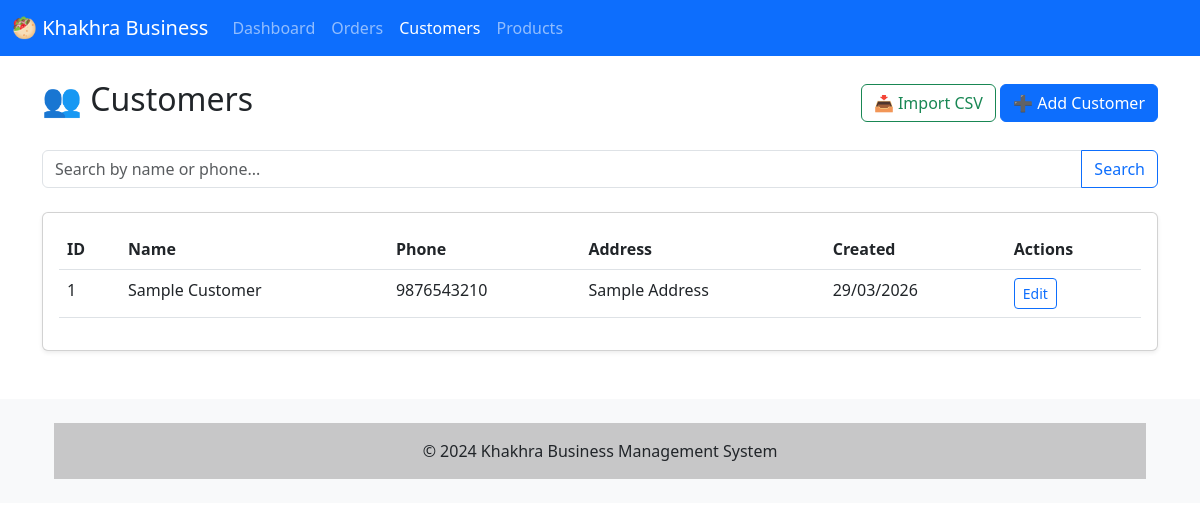
The app's page /customers/ with its own data.
### models.py (models this page shows, shortened)
class Customer(db.Model):
    __tablename__ = 'customers'
    id = db.Column(db.Integer, primary_key=True)
    name = db.Column(db.String(100), nullable=False)
    phone = db.Column(db.String(20), unique=True, nullable=False, index=True)
    address = db.Column(db.Text, nullable=True)
    created_at = db.Column(db.DateTime, default=datetime.utcnow)
    orders = db.relationship('Order', backref='customer', lazy=True, cascade="all, delete-orphan")

### blueprints/customers.py (the view)
@customers_bp.route('/')
def list_customers():
    search = request.args.get('search', '')
    query = Customer.query.filter_by()
    if search:
        query = query.filter(
            (Customer.name.ilike(f'%{search}%')) |
            (Customer.phone.ilike(f'%{search}%'))
        )
    customers = query.order_by(Customer.name).all()
    return render_template('customers/list.html', customers=customers, search=search)

### templates/customers/list.html (shortened to what this page needs)
{% extends "base.html" %}
{% block content %}
<div class="d-flex justify-content-between align-items-center mb-4">
    <h2>👥 Customers</h2>
    <div>
        <a href="{{ url_for('customers.import_csv') }}" class="btn btn-outline-success">
            📥 Import CSV
        </a>
        <a href="{{ url_for('customers.add_customer') }}" class="btn btn-primary">
            ➕ Add Customer
        </a>
    </div>
</div>
<form method="GET" class="mb-4">
    <div class="input-group">
        <input type="text" name="search" class="form-control"
               placeholder="Search by name or phone..."
               value="{{ search }}">
        <button type="submit" class="btn btn-outline-primary">Search</button>
    </div>
</form>
<div class="card shadow-sm">
    <div class="card-body">
        {% if customers %}
        <div class="table-responsive">
            <table class="table table-hover">
                <thead>
                    <tr>
                        <th>ID</th>
                        <th>Name</th>
                        <th>Phone</th>
                        <th>Address</th>
                        <th>Created</th>
                        <th>Actions</th>
                    </tr>
                </thead>
                <tbody>
                    {% for customer in customers %}
                    <tr>
                        <td>{{ customer.id }}</td>
                        <td>{{ customer.name }}</td>
                        <td>{{ customer.phone }}</td>
                        <td>{{ customer.address or '-' }}</td>
                        <td>{{ customer.created_at.strftime('%d/%m/%Y') }}</td>
                        <td>
                            <a href="{{ url_for('customers.edit_customer', id=customer.id) }}"
                               class="btn btn-sm btn-outline-primary">Edit</a>
                        </td>
                    </tr>
                    {% endfor %}
                </tbody>
            </table>
        </div>
        {% endif %}
    </div>
</div>
{% endblock %}

### records on screen
Customer: id "1", name "Sample Customer", phone "9876543210", address "Sample Address", created_at "29/03/2026"
